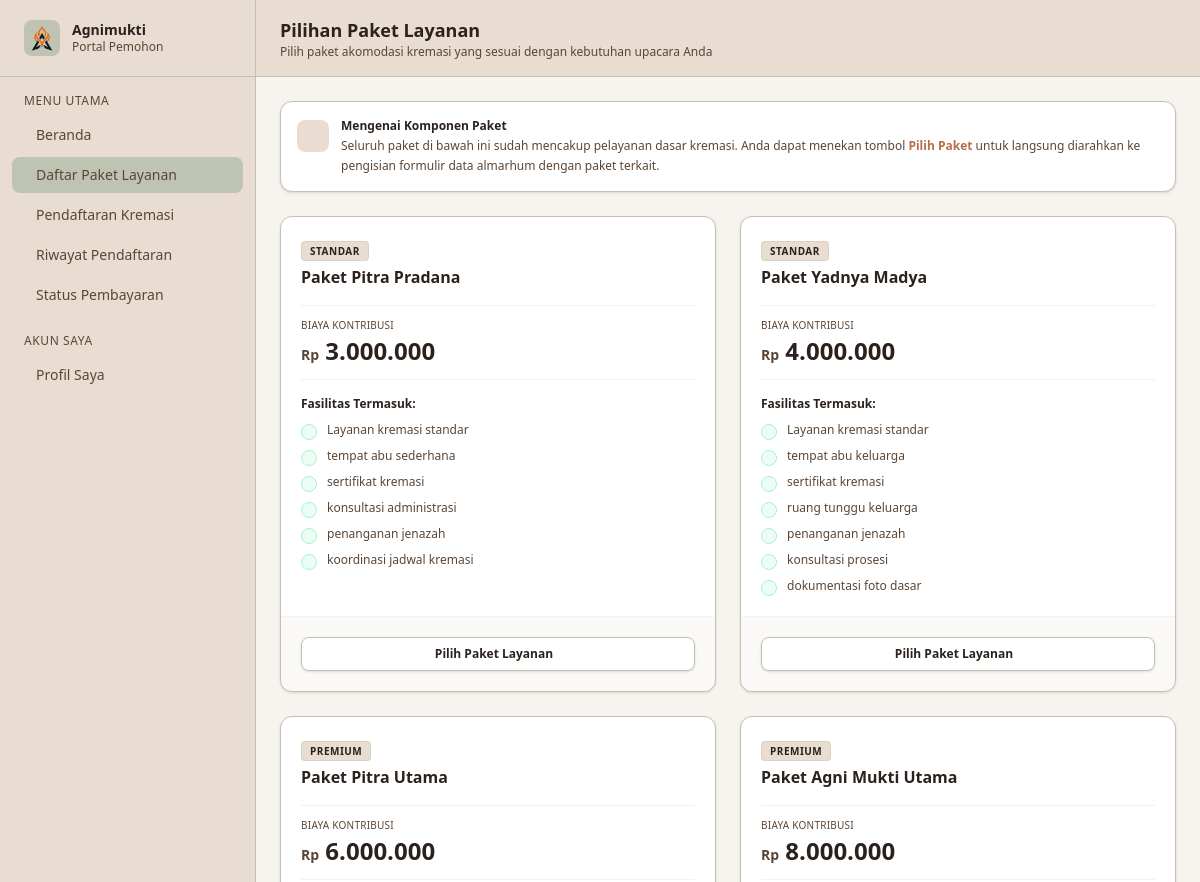
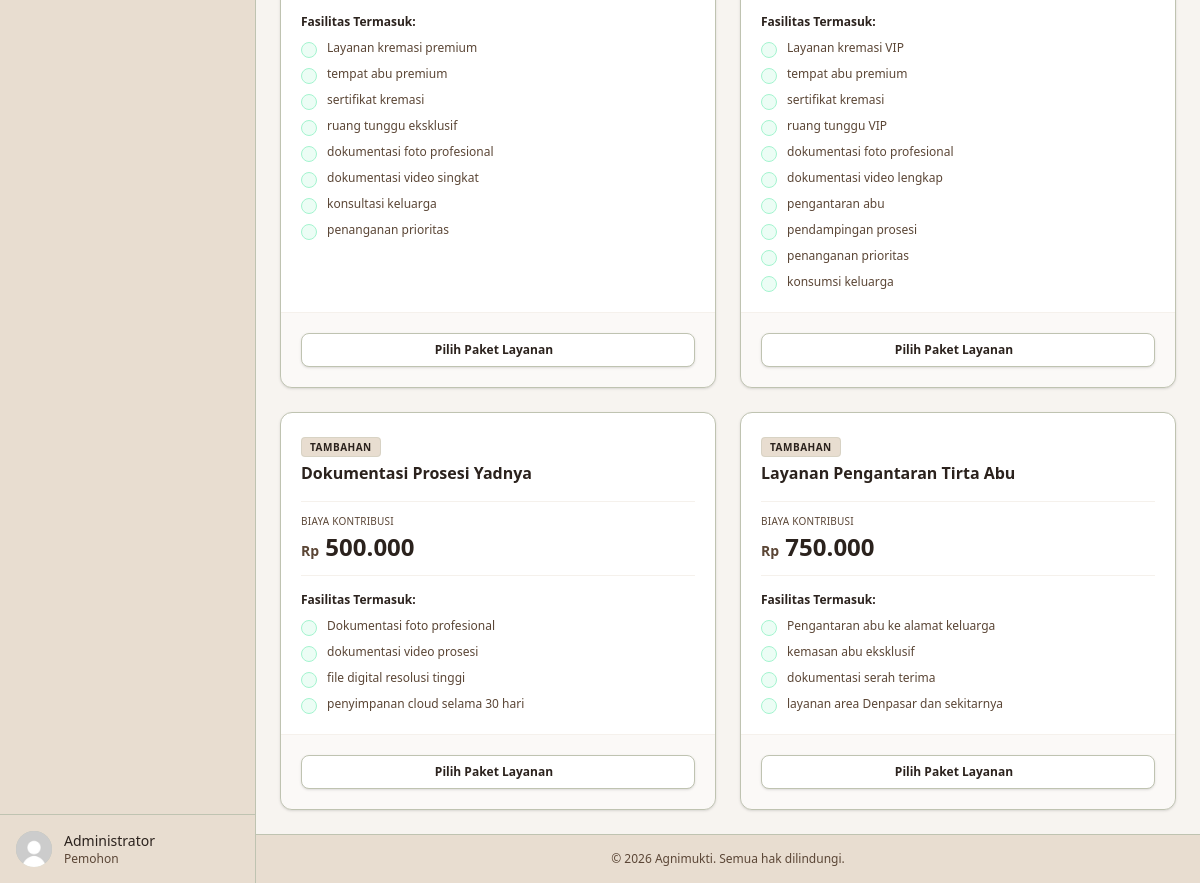
/user/index.php?page=daftar-paket (signed in), run on the app's committed database (2 pictures, top to bottom).
### tables this page shows
CREATE TABLE paket_layanan (
    id_paket INT AUTO_INCREMENT PRIMARY KEY,
    id_kategori INT NOT NULL,
    nama_paket VARCHAR(100) NOT NULL,
    harga DECIMAL(12,2) NOT NULL,
    fasilitas TEXT,
    created_at TIMESTAMP DEFAULT CURRENT_TIMESTAMP,

    CONSTRAINT fk_paket_kategori
    FOREIGN KEY (id_kategori)
    REFERENCES kategori_paket(id_kategori)
    ON UPDATE CASCADE
    ON DELETE RESTRICT
);

CREATE TABLE kategori_paket (
    id_kategori INT AUTO_INCREMENT PRIMARY KEY,
    nama_kategori VARCHAR(100) NOT NULL,
    deskripsi TEXT,
    created_at TIMESTAMP DEFAULT CURRENT_TIMESTAMP
);

### config/Database.php (called while the page is built)
<?php
class Database {
    private $host = "localhost";
    private $username = "root";
    private $password = "";
    private $dbname   = "db_agnimukti";
    public function connect() {
        try {
            $pdo = new PDO(
                "mysql:host={$this->host};dbname={$this->dbname};charset=utf8mb4",
                $this->username,
                $this->password
            );
            $pdo->setAttribute(PDO::ATTR_ERRMODE, PDO::ERRMODE_EXCEPTION);
            return $pdo;
        } catch (PDOException $e) {
            die("Koneksi database gagal: " . $e->getMessage());
        }
    }
}
?>

### classes/PaketLayanan.php (called while the page is built, shortened)
<?php
require_once __DIR__ . '/../config/Database.php';
class PaketLayanan
{
    private $conn;
    public function __construct()
    {
        $database = new Database();
        $this->conn = $database->connect();
    }
    public function getAll()
    {
        $sql = "SELECT
                    p.id_paket,
                    p.id_kategori,
                    k.nama_kategori,
                    p.nama_paket,
                    p.harga,
                    p.fasilitas
                FROM paket_layanan p
                JOIN kategori_paket k
                    ON p.id_kategori = k.id_kategori
                ORDER BY p.id_paket ASC";
        $stmt = $this->conn->prepare($sql);
        $stmt->execute();
        return $stmt->fetchAll(PDO::FETCH_ASSOC);
    }
}

### public/user/pages/daftar-paket.php (the view, shortened to what this page needs)
<?php
require_once __DIR__ . '/../../../classes/PaketLayanan.php';
$paketModel = new PaketLayanan();
$dataPaket = $paketModel->getAll();
?>
<header class="bg-[#E8DDD0] border-b border-[#BFC3B1] px-6 py-4 flex items-center justify-between sticky top-0 z-30">
    <div>
        <h1 class="text-lg font-semibold text-[#2B221D]">Pilihan Paket Layanan</h1>
        <p class="text-xs text-[#5B4636]">Pilih paket akomodasi kremasi yang sesuai dengan kebutuhan upacara Anda</p>
    </div>
</header>
<div class="p-6 space-y-6">
    <div class="bg-white p-4 rounded-xl border border-[#BFC3B1] flex items-start gap-3 shadow-sm">
        <div class="w-8 h-8 rounded-lg bg-[#E8DDD0] flex items-center justify-center text-[#B86E4B] shrink-0 mt-0.5">
        </div>
        <div class="text-xs">
            <h4 class="font-semibold text-[#2B221D]">Mengenai Komponen Paket</h4>
            <p class="text-[#5B4636] mt-0.5 leading-relaxed">Seluruh paket di bawah ini sudah mencakup pelayanan dasar kremasi. Anda dapat menekan tombol <strong class="text-[#B86E4B]">Pilih Paket</strong> untuk langsung diarahkan ke pengisian formulir data almarhum dengan paket terkait.</p>
        </div>
    </div>
    <div class="grid grid-cols-1 md:grid-cols-2 xl:grid-cols-3 gap-6">
        <?php if (!empty($dataPaket)): ?>
            <?php foreach ($dataPaket as $paket): ?>
                <div class="bg-white rounded-xl border border-[#BFC3B1] flex flex-col justify-between overflow-hidden shadow-sm hover:shadow-md transition-all group">
                    <div class="p-5 space-y-4">
                        <div class="space-y-1">
                            <span class="px-2 py-0.5 rounded bg-[#E8DDD0] text-[#2B221D] text-[10px] font-bold uppercase tracking-wider border border-[#BFC3B1]/40">
                                <?= htmlspecialchars($paket['nama_kategori']) ?>
                            </span>
                            <h3 class="text-base font-bold text-[#2B221D] pt-1 group-hover:text-[#B86E4B] transition-colors">
                                <?= htmlspecialchars($paket['nama_paket']) ?>
                            </h3>
                        </div>
                        <div class="border-y border-[#F5F1EC] py-3">
                            <p class="text-[10px] text-[#5B4636] uppercase tracking-wide font-medium">Biaya Kontribusi</p>
                            <p class="text-2xl font-bold text-[#2B221D] mt-0.5">
                                <span class="text-sm font-semibold text-[#5B4636]">Rp</span>
                                <?= number_format($paket['harga'], 0, ',', '.') ?>
                            </p>
                        </div>
                        <div class="space-y-2.5">
                            <p class="text-xs font-semibold text-[#2B221D]">Fasilitas Termasuk:</p>
                            <ul class="space-y-2">
                                <?php
                                    $delimiter = (strpos($paket['fasilitas'], "\n") !== false) ? "\n" : ",";
                                    $listFasilitas = explode($delimiter, $paket['fasilitas']);
                                    foreach ($listFasilitas as $fasilitas):
                                        $fasilitasClean = trim($fasilitas);
                                ?>
                                    <li class="flex items-start gap-2.5 text-xs text-[#5B4636]">
                                        <div class="w-4 h-4 rounded-full bg-emerald-50 border border-emerald-200 flex items-center justify-center text-emerald-600 shrink-0 mt-0.5">
                                        </div>
                                        <span class="leading-tight"><?= htmlspecialchars($fasilitasClean) ?></span>
                                    </li>
                                <?php endforeach; ?>
                            </ul>
                        </div>
                    </div>
                    <div class="p-5 bg-[#F5F1EC]/40 border-t border-[#F5F1EC]">
                        <a href="?page=pendaftaran&id_paket=<?= $paket['id_paket'] ?>"
                           class="w-full inline-flex items-center justify-center gap-2 px-4 py-2 bg-white hover:bg-[#B86E4B] border border-[#BFC3B1] hover:border-[#B86E4B] text-[#2B221D] hover:text-white text-xs font-semibold rounded-lg shadow-sm transition-all">
                            Pilih Paket Layanan
                        </a>
                    </div>
                </div>
            <?php endforeach; ?>
        <?php endif; ?>
    </div>
</div>

### data on the page
paket_layanan: id_kategori.nama_kategori "STANDAR", nama_paket "Paket Pitra Pradana", harga "3.000.000", fasilitas "Layanan kremasi standar", fasilitas "tempat abu sederhana", fasilitas "sertifikat kremasi", fasilitas "konsultasi administrasi", fasilitas "penanganan jenazah", fasilitas "koordinasi jadwal kremasi"
paket_layanan: id_kategori.nama_kategori "STANDAR", nama_paket "Paket Yadnya Madya", harga "4.000.000", fasilitas "Layanan kremasi standar", fasilitas "tempat abu keluarga", fasilitas "sertifikat kremasi", fasilitas "ruang tunggu keluarga", fasilitas "penanganan jenazah", fasilitas "konsultasi prosesi", fasilitas "dokumentasi foto dasar"
paket_layanan: id_kategori.nama_kategori "PREMIUM", nama_paket "Paket Pitra Utama", harga "6.000.000", fasilitas "Layanan kremasi premium", fasilitas "tempat abu premium", fasilitas "sertifikat kremasi", fasilitas "ruang tunggu eksklusif", fasilitas "dokumentasi foto profesional", fasilitas "dokumentasi video singkat", fasilitas "konsultasi keluarga", fasilitas "penanganan prioritas"
paket_layanan: id_kategori.nama_kategori "PREMIUM", nama_paket "Paket Agni Mukti Utama", harga "8.000.000", fasilitas "Layanan kremasi VIP", fasilitas "tempat abu premium", fasilitas "sertifikat kremasi", fasilitas "ruang tunggu VIP", fasilitas "dokumentasi foto profesional", fasilitas "dokumentasi video lengkap", fasilitas "pengantaran abu", fasilitas "pendampingan prosesi", fasilitas "penanganan prioritas", fasilitas "konsumsi keluarga"
paket_layanan: id_kategori.nama_kategori "TAMBAHAN", nama_paket "Dokumentasi Prosesi Yadnya", harga "500.000", fasilitas "Dokumentasi foto profesional", fasilitas "dokumentasi video prosesi", fasilitas "file digital resolusi tinggi", fasilitas "penyimpanan cloud selama 30 hari"
paket_layanan: id_kategori.nama_kategori "TAMBAHAN", nama_paket "Layanan Pengantaran Tirta Abu", harga "750.000", fasilitas "Pengantaran abu ke alamat keluarga", fasilitas "kemasan abu eksklusif", fasilitas "dokumentasi serah terima", fasilitas "layanan area Denpasar dan sekitarnya"

### other printed values
$authUser['data']['nama'] "Administrator"
